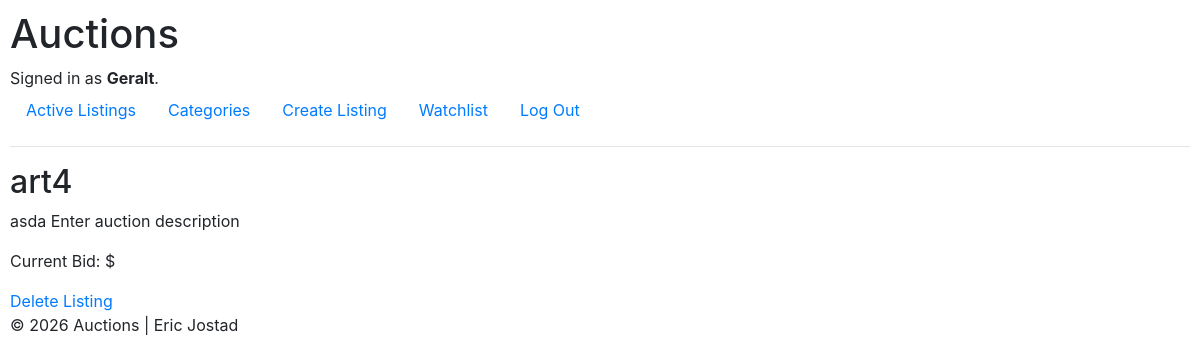
Screenshot of /listing/22/art4 (signed in) with the database file from the repository.
### auctions/models.py (models this page shows)
class User(AbstractUser):
    pass

class Auction(models.Model):
    user = models.ForeignKey(User, on_delete=models.CASCADE)
    title = models.CharField(max_length=150)
    description = models.TextField(
        validators=[MinValueValidator(20), MaxValueValidator(1000)])
    starting_bid = models.DecimalField(
        max_digits=10, decimal_places=2, validators=[MinValueValidator(Decimal("0.01"))])
    image_url = models.URLField(blank=True)
    category = models.CharField(
        max_length=64)

### auctions/views.py (the view)
# urls.py: path("listing/<int:auction_id>/<str:auction_title>",
def listing(request, auction_id, auction_title):
    auction = Auction.objects.get(pk=auction_id)
    is_watching = Watchlist.objects.filter(
        user=request.user, auction=auction).exists()
    return render(request, "auctions/listing.html", {
        "auction": auction,
        "auction_title": auction_title,
        "is_watching": is_watching
    })

### auctions/templates/auctions/listing.html (shortened to what this page needs)
{% extends "auctions/layout.html" %}
{% block body %}
    <h2>{{ auction.title }}</h2>
    <p>{{ auction.description }}</p>
    <p>Current Bid: ${{ auction.current_bid }}</p>
    {% if user.is_authenticated %}
        {% if auction.user == user %}
            <a href="{% url 'auctions:delete_listing' auction.id %}">Delete Listing</a>
        {% endif %}
    {% endif %}
{% endblock %}

### auctions/templates/auctions/layout.html (shortened to what this page needs)
{% load static %}
<!DOCTYPE html>
<html lang="en">
    <head>
        <link rel="stylesheet" href="https://stackpath.bootstrapcdn.com/bootstrap/4.4.1/css/bootstrap.min.css">
        <link href="{% static 'auctions/styles.css' %}" rel="stylesheet">
    </head>
    <body>
        <h1>Auctions</h1>
        <div>
            {% if user.is_authenticated %}
                Signed in as <strong>{{ user.username }}</strong>.
            {% else %}
                Not signed in.
            {% endif %}
        </div>
        <ul class="nav">
            <li class="nav-item">
                <a class="nav-link" href="{% url 'auctions:index' %}">Active Listings</a>
            </li>
            <li class="nav-item">
                <a class="nav-link" href="{% url 'auctions:categories' %}">Categories</a>
            </li>
            {% if user.is_authenticated %}
                <li class="nav-item">
                    <a class="nav-link" href="{% url 'auctions:create_listing' %}">Create Listing</a>
                </li>
                <li class="nav-item">
                    <a class="nav-link" href="{% url 'auctions:watchlist' %}">Watchlist</a>
                </li>
                <li class="nav-item">
                    <a class="nav-link" href="{% url 'auctions:logout' %}">Log Out</a>
                </li>
            {% endif %}
        </ul>
        <hr>
        {% block body %}
        {% endblock %}
    </body>
    <footer>
        {% block footer %}
        <p>&copy; 2026 Auctions | Eric Jostad</p>
        {% endblock %}
    </footer>
</html>

### auctions/static/auctions/styles.css (style rules this page uses)
body { padding: 10px; }

### rows the page displays
User: username "Geralt"
Auction: title "art4", description "asda Enter auction description"
